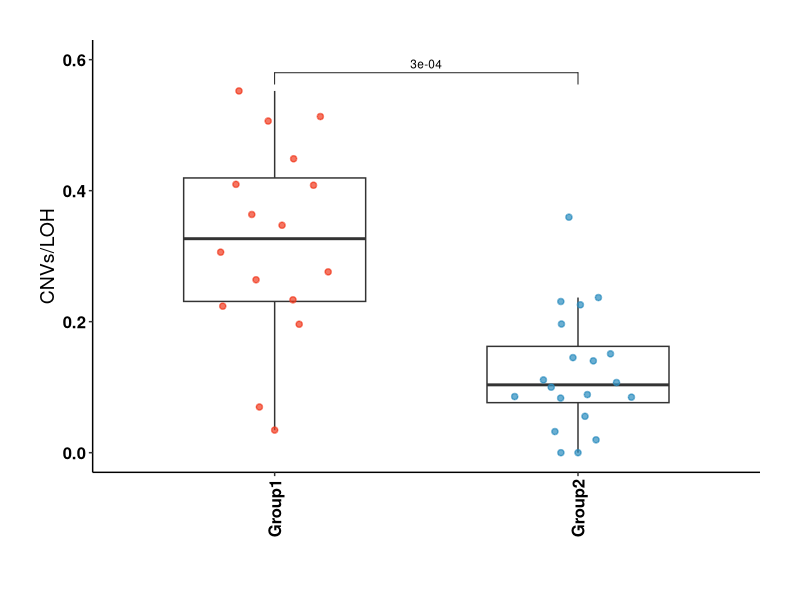

This chart was generated by the following R code:

rm(list = ls())
print(getwd())
#LOH_index <- read.csv('SP_36_LOH_statistics.csv',header=T)
#LOH_index$group[which(LOH_index$group %in% "YongG")] <- "Group1"
#LOH_index$group[which(LOH_index$group %in% "OldG")] <- "Group2"
#LOH_index$group <- as.factor(LOH_index$group)
#LOH_index <- LOH_index[,-c(1)]
#write.table(LOH_index,'LOH_index_plot.txt',sep="\t",
#            row.names = F,quote=F)
LOH_index <- read.table('LOH_index_plot.txt',sep="\t",
                         header=T)
library(ggplot2)
library(ggpubr)
library(ggrepel)
library(ggbeeswarm)
NAN_plot <- ggplot(data=LOH_index,
                   aes(x=group,y=fra)) + theme_classic() +
  geom_boxplot(data=LOH_index,
               aes(x=group,y=fra),width = 0.6,size=0.5,fill="transparent",
               outlier.colour = "white")+
  geom_quasirandom(data=LOH_index,aes(x=group,y=fra, color=group, 
                                                   fill=group),
                   width = 0.25,size=1.5,alpha=0.7,stroke=0.8, varwidth = T)+
  theme(panel.background=element_rect(fill='transparent',color='transparent'),
        plot.margin=unit(c(2,2,2,2),'lines'),
        plot.title=element_text(size=34,vjust=0.5,hjust=0.5,face='bold.italic',color='transparent'),text=element_text(size=14,face='bold'),
        legend.key.width=unit(0.6,'cm'),legend.key.height=unit(0.6,'cm'),legend.position='right',legend.text=element_text(size=14,hjust=0,face='bold'),
        axis.text.x=element_text(size=12,face='bold',color='black',
                                 angle = 90, vjust = 0.5),
        axis.text.y=element_text(size=12,face='bold',color='black'),
        axis.title.x=element_text(size=14,face='plain',color='black'),
        axis.title.y=element_text(size=14,face='plain',color='black'))+
  scale_fill_manual(name=NULL,values = c(Group1='#f03b20',Group2='#2b8cbe'))+
  scale_color_manual(name=NULL,values =  c(Group1='#f03b20',Group2='#2b8cbe'))+
  xlab("")+ylim(0,0.6)+ylab('CNVs/LOH')+
  #theme(axis.text.x=element_blank())+
  theme(legend.position = "none")
#axis.text.x = element_text(angle = 90, vjust = 0.5, hjust=1),
the<-compare_means(method = "wilcox.test",fra ~ group,  
                   data = LOH_index,paired = F )
NAN_plot <- NAN_plot +stat_pvalue_manual(
  the, label = NULL, size = 3,linetype = 1,
  y.position = c(0.58)
)
figure_2<-rbind(ggplotGrob(NAN_plot),size="last")
ggsave(file="LOH_index_comparison.pdf",
       plot=figure_2,bg = 'white', width =6, 
       height = 8, units = 'cm', dpi = 600)
